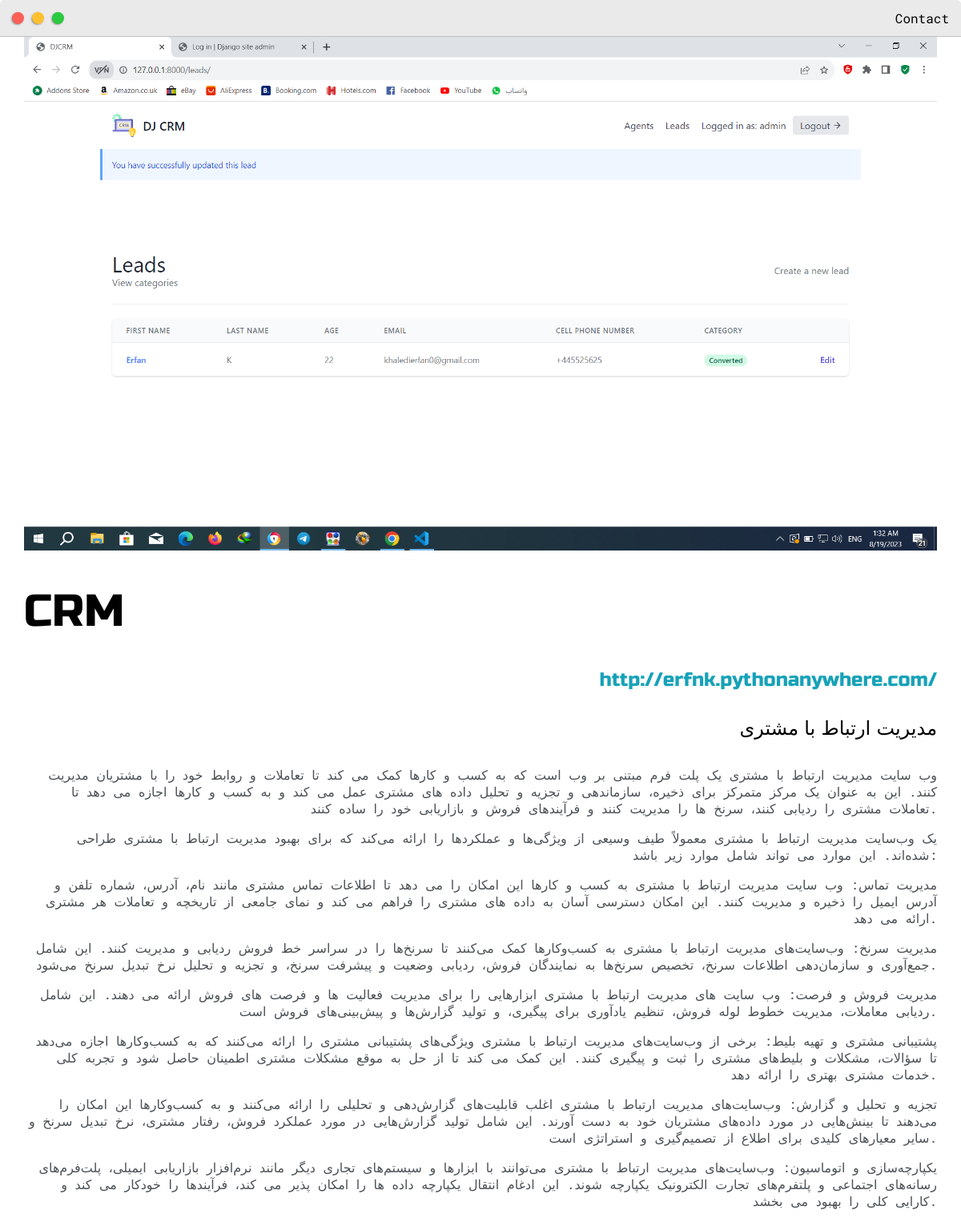
The app's page /post/2/ with its own data.
### base/models.py (models this page shows, shortened)
class Post(models.Model):
    headline = models.CharField(max_length=200)
    sub_headline = models.CharField(max_length=200, null=True, blank=True)
    thumbnail = models.ImageField(null=True, blank=True, upload_to='images', default="placeholder...")
    body = models.TextField(null=True, blank=True)
    created = models.DateTimeField(auto_now_add=True)
    active = models.BooleanField(default=False)
    featured = models.BooleanField(default=True)
    tags = models.ManyToManyField(Tag, null=True)
    slug = models.SlugField()
    link = models.URLField(null=True, blank=True)  # Added link field

### base/views.py (the view)
# urls.py: path('post/<slug>/', views.PostDetail.as_view(), name='post'),
class PostDetail(generic.DetailView):
    model = Post
    context_object_name = 'post'
    template_name = 'base/post.html'

### base/templates/base/post.html (shortened to what this page needs)
{% extends 'base/main.html' %}
{% load static %}
{% block content %}
<div class="main-container">
	<img src="{{ post.thumbnail.url }}">
	<h1 class="center">{{ post.headline }}</h1>
	<h4 class="center">	<a class="center" href="https://erfankha.pythonanywhere.com/">{{ post.link }}</a></h4>
	<h4 class="corner-bl">{{ post.sub_headline }}</h4>
	<p>{{ post.body|linebreaks }}</p>
</div>
{% endblock content %}

### static/css/default.css (style rules this page uses)
:root { --mainColor:#eaeaea; --secondaryColor:#fff; --borderColor:#c1c1c1; --mainText:black; --secondaryText:#4b5156; --themeDotBorder:#24292e; --previewBg:rgb(251, 249, 243, 0.8); --previewShadow:#f0ead6; --buttonColor:black; }
html, body { padding: 0; margin: 0; scroll-behavior: smooth; }
body * { transition: 0.3s; }
h1, h2, h3, h4, h5, h6, strong { color: var(--mainText); font-family: 'Russo One', sans-serif; font-weight: 500; }
p, li, span, label, input, textarea { color: var(--secondaryText); font-family: 'Roboto Mono', monospace; }
a { text-decoration: none; color:#17a2b8; }
h1 { font-size: 56px; }
h4 { font-size: 24px; }
.main-container { width: 1200px; margin: 0 auto; }
@media screen and (max-width: 1200px) { .main-container { width: 95%; } }

### base/templates/base/main.html (style rules this page uses)
:root { --mainColor:#eaeaea; --secondaryColor:#fff; --borderColor:#c1c1c1; --mainText:black; --secondaryText:#4b5156; --themeDotBorder:#24292e; --previewBg:rgb(251, 249, 243, 0.8); --previewShadow:#f0ead6; --buttonColor:black; }
html, body { padding: 0; margin: 0; scroll-behavior: smooth; }
body * { transition: 0.3s; }
h1, h2, h3, h4, h5, h6, strong { color: var(--mainText); font-family: 'Russo One', sans-serif; font-weight: 500; }
p, li, span, label, input, textarea { color: var(--secondaryText); font-family: 'Roboto Mono', monospace; }
a { text-decoration: none; color:#17a2b8; }
h1 { font-size: 56px; }
h4 { font-size: 24px; }
.main-container { width: 1200px; margin: 0 auto; }
@media screen and (max-width: 1200px) { .main-container { width: 95%; } }

### base/templates/base/post.html (style rules this page uses)
p { text-align: right; }
h4 { text-align: right; }
img { max-width: 100%; object-fit: cover; }

### records on screen
Post: thumbnail (picture), headline "CRM", link "http://erfnk.pythonanywhere.com/", sub_headline "مدیریت ارتباط با مشتری", body "وب سایت مدیریت ارتباط با مشتری یک پلت فرم مبتنی بر وب است که به کسب و کارها کمک می کند تا تعاملات و روابط خود را با مشتریان مدیریت کنند. این به عنوان یک مرکز متمرکز برای ذخیره، سازماندهی و تجزیه و تحلیل داده های مشتری عمل می کند و به کسب و کارها اجازه می دهد تا تعاملات مشتری را ردیابی کنند، سرنخ ها را مدیریت کنند و فرآیندهای فروش و بازاریابی خود را ساده کنند. یک وب‌سایت مدیریت ارتباط با مشتری معمولاً طیف وسیعی از ویژگی‌ها و عملکردها را ارائه می‌کند که برای بهبود مدیریت ارتباط با مشتری طراحی شده‌اند. این موارد می تواند شامل موارد زیر باشد: مدیریت تماس: وب سایت مدیریت ارتباط با مشتری به کسب و کارها این امکان را می دهد تا اطلاعات تماس مشتری مانند نام، آدرس، شماره تلفن و آدرس ایمیل را ذخیره و…"
